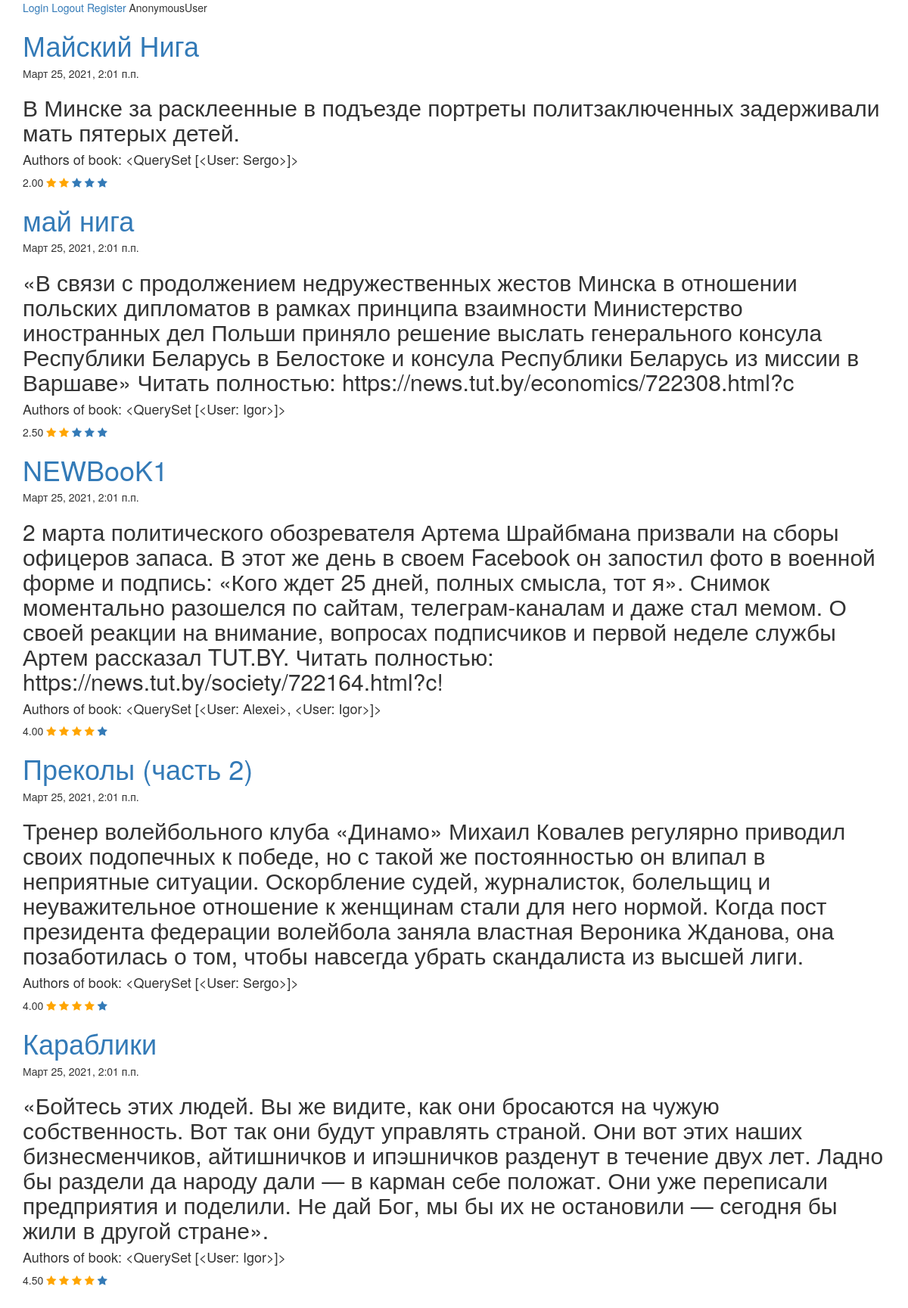
The app's page /shop/ with its own data.
### manager/models.py (models this page shows, shortened)
class Book(models.Model):
    class Meta:
        verbose_name = "Книга"
        verbose_name_plural = "Книги"
    title = models.CharField(
        max_length=50,
        verbose_name="название",
        help_text="ну эт тип погоняло",
        db_index=True
        )
    date = models.DateTimeField(auto_now_add=True, null=True)
    text = models.TextField(null=True)
    authors = models.ManyToManyField(User, related_name="books")
    rate = models.DecimalField(decimal_places=2, max_digits=3, default=0.0)
    count_rated_users = models.PositiveIntegerField(default=0)
    count_all_stars = models.PositiveIntegerField(default=0)
    users_like = models.ManyToManyField(User, through="manager.LikeBookUser", related_name="Liked_books")
    slug = models.SlugField(primary_key=True)

### manager/views.py (the view)
# urls.py: path("", MyPage.as_view(), name="the-main-page"),
class MyPage(View):
    def get(self, request):
        context = {}
        books = Book.objects.prefetch_related("authors")
        if request.user.is_authenticated:
            is_owner = Exists(User.objects.filter(books=OuterRef('pk'), id=request.user.id))
            books = books.annotate(is_owner=is_owner)
        context['books'] = books.order_by("rate", "date") #sorted
        context['range'] = range(1, 6)
        context['form'] = BookForm()
        return render(request, "index.html", context)

### manager/templates/index.html (shortened to what this page needs)
{% extends 'main_template.html' %}
{% block main %}
<a href="{% url 'login' %}">Login</a>
<a href="{% url 'logout' %}">Logout</a>
<a href="{% url 'register' %}">Register</a>
{{ user }}
    {% for b in books %}
        <a href="{% url 'book-detail' slug=b.slug %}"><h1>{{ b.title }}</h1></a>
        <h5>{{ b.date }}</h5>
        <h2>{{ b.text }}</h2>
        <h4>Authors of book: {{ b.authors.all }}</h4>
        {{ b.rate }}
        {% for i in range %}
            {% if b.rate >= i %}
                <a href="{% url 'add-rate' slug=b.slug rate=i%}">
                    <span class="fa fa-star checked"></span>
                </a>
            {% else %}
                <a href="{% url 'add-rate' slug=b.slug rate=i%}">
                    <span class="fa fa-star"></span>
                </a>
            {% endif %}
        {% endfor %}
    {% endfor %}
<br>
<br>
<br>
{% endblock %}

### manager/templates/main_template.html (style rules this page uses)
.checked { color: orange; }

### records on screen
Book: title "Майский Нига", date "Март 25, 2021, 2:01 п.п.", text "В Минске за расклеенные в подъезде портреты политзаключенных задерживали мать пятерых детей.", authors.all "<QuerySet [<User: Sergo>]>", rate "2.00"
Book: title "май нига", date "Март 25, 2021, 2:01 п.п.", text "«В связи с продолжением недружественных жестов Минска в отношении польских дипломатов в рамках принципа взаимности Министерство иностранных дел Польши приняло решение выслать генерального консула Республики Беларусь в Белостоке и консула Республики Беларусь из миссии в Варшаве» Читать полностью: https://news.tut.by/economics/722308.html?c", authors.all "<QuerySet [<User: Igor>]>", rate "2.50"
Book: title "NEWBooK1", date "Март 25, 2021, 2:01 п.п.", text "2 марта политического обозревателя Артема Шрайбмана призвали на сборы офицеров запаса. В этот же день в своем Facebook он запостил фото в военной форме и подпись: «Кого ждет 25 дней, полных смысла, тот я». Снимок моментально разошелся по сайтам, телеграм-каналам и даже стал мемом. О своей реакции на внимание, вопросах подписчиков и первой неделе службы Артем рассказал TUT.BY. Читать полностью: https://news.tut.by/society/722164.html?c!", authors.all "<QuerySet [<User: Alexei>, <User: Igor>]>", rate "4.00"
Book: title "Преколы (часть 2)", date "Март 25, 2021, 2:01 п.п.", text "Тренер волейбольного клуба «Динамо» Михаил Ковалев регулярно приводил своих подопечных к победе, но с такой же постоянностью он влипал в неприятные ситуации. Оскорбление судей, журналисток, болельщиц и неуважительное отношение к женщинам стали для него нормой. Когда пост президента федерации волейбола заняла властная Вероника Жданова, она позаботилась о том, чтобы навсегда убрать скандалиста из высшей лиги.", authors.all "<QuerySet [<User: Sergo>]>", rate "4.00"
Book: title "Караблики", date "Март 25, 2021, 2:01 п.п.", text "«Бойтесь этих людей. Вы же видите, как они бросаются на чужую собственность. Вот так они будут управлять страной. Они вот этих наших бизнесменчиков, айтишничков и ипэшничков разденут в течение двух лет. Ладно бы раздели да народу дали — в карман себе положат. Они уже переписали предприятия и поделили. Не дай Бог, мы бы их не остановили — сегодня бы жили в другой стране».", authors.all "<QuerySet [<User: Igor>]>", rate "4.50"

### other values on screen
{{ user }} "AnonymousUser"
